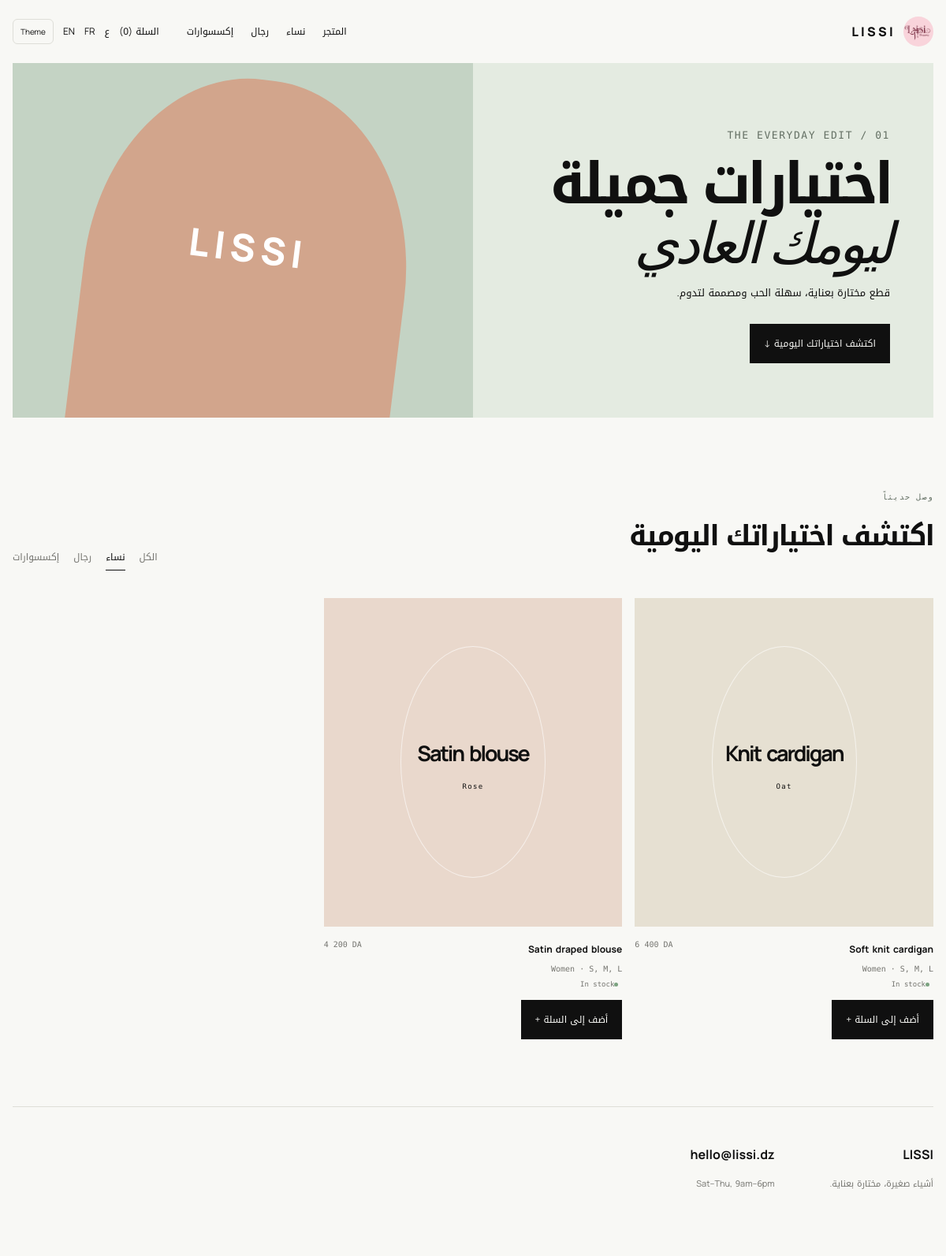
The app's page /?category=Women&lang=ar with its own data.
### tables this page shows
CREATE TABLE products (
  id INT UNSIGNED AUTO_INCREMENT PRIMARY KEY,
  name VARCHAR(160) NOT NULL,
  short_name VARCHAR(80) NOT NULL,
  category VARCHAR(40) NOT NULL,
  description TEXT NOT NULL,
  price DECIMAL(10,2) NOT NULL,
  stock INT UNSIGNED NOT NULL DEFAULT 0,
  sizes VARCHAR(120) NOT NULL DEFAULT 'One size',
  color VARCHAR(60) NOT NULL DEFAULT 'Natural',
  image_color VARCHAR(20) NOT NULL DEFAULT '#e4ebe1',
  image_path VARCHAR(255) DEFAULT NULL,
  active TINYINT(1) NOT NULL DEFAULT 1,
  created_at TIMESTAMP DEFAULT CURRENT_TIMESTAMP
);

### config.php (called while the page is built)
<?php
return [
    'db_host' => 'YOUR_MYSQL_HOST',
    'db_name' => 'YOUR_DATABASE_NAME',
    'db_user' => 'YOUR_DATABASE_USER',
    'db_pass' => 'YOUR_DATABASE_PASSWORD',
    'admin_user' => 'admin',
    'admin_password' => 'CHANGE_THIS_PASSWORD',
    'currency' => 'DA',
    'recaptcha_site_key' => 'YOUR_RECAPTCHA_SITE_KEY',
    'recaptcha_secret_key' => 'YOUR_RECAPTCHA_SECRET_KEY',
];

### index.php (the view, shortened to what this page needs)
<?php
require __DIR__ . '/functions.php';
$lang = current_lang();
$view = $_GET['view'] ?? 'shop'; $category = $_GET['category'] ?? ''; $query = $_GET['q'] ?? '';
$statement = db()->prepare('SELECT * FROM products WHERE active=1 AND (?="" OR category=?) AND (name LIKE ? OR description LIKE ?) ORDER BY id DESC');
$like = "%$query%"; $statement->execute([$category, $category, $like, $like]); $products = $statement->fetchAll();
$lines = cart_products(); $subtotal = array_reduce($lines, fn($sum, $line) => $sum + $line['price'] * $line['quantity'], 0); $shipping = $lines ? 700 : 0;
function product_art(array $product): string { $image = !empty($product['image_path']) ? '<img src="' . e($product['image_path']) . '" alt="' . e($product['name']) . '">' : '<strong>' . e($product['short_name']) . '</strong><small>' . e($product['color']) . '</small>'; return '<div class="art" style="background:' . e($product['image_color']) . '">' . $image . '</div>'; }
?><!doctype html><html lang="<?= $lang ?>" dir="<?= $lang === 'ar' ? 'rtl' : 'ltr' ?>"><head><meta charset="utf-8"><meta name="viewport" content="width=device-width,initial-scale=1"><title>Lissi | <?= text('shop') ?></title><link rel="stylesheet" href="style.css"></head><body><header class="header shell"><a class="brand" href="index.php"><img src="assets/logo.jpeg" alt="Lissi"><span>LISSI</span></a><nav class="nav"><a href="index.php?lang=<?= $lang ?>"><?= text('shop') ?></a><a href="?category=Women&lang=<?= $lang ?>"><?= text('women') ?></a><a href="?category=Men&lang=<?= $lang ?>"><?= text('men') ?></a><a href="?category=Accessories&lang=<?= $lang ?>"><?= text('accessories') ?></a></nav><div class="header-tools"><a class="bag" href="?view=cart&lang=<?= $lang ?>"><?= text('bag') ?> (<?= cart_count() ?>)</a><a href="?lang=ar">ع</a><a href="?lang=fr">FR</a><a href="?lang=en">EN</a><button class="theme-toggle" type="button" data-theme-toggle>Theme</button></div></header><?php if ($view === 'cart'): ?><section class="section shell"><p class="eyebrow"><?= text('bag') ?></p><h2><?= text('bag') ?></h2><?php if (!$lines): ?><p><?= $lang === 'ar' ? 'السلة فارغة حالياً.' : 'Your bag is waiting for something good.' ?> <a href="index.php?lang=<?= $lang ?>"><?= text('shop') ?></a></p><?php else: ?><?php foreach ($lines as $line): ?><div class="line"><?= product_art($line) ?><div><b><?= e($line['name']) ?></b><span><?= money($line['price']) ?></span><div class="step"><a href="?view=cart&action=minus&id=<?= $line['id'] ?>&lang=<?= $lang ?>">−</a><span><?= $line['quantity'] ?></span><a href="?view=cart&action=add&id=<?= $line['id'] ?>&lang=<?= $lang ?>">+</a><form method="post"><input type="hidden" name="csrf" value="<?= csrf() ?>"><input type="hidden" name="action" value="remove"><input type="hidden" name="product_id" value="<?= $line['id'] ?>"><button type="submit">×</button></form></div></div></div><?php endforeach; ?><div class="summary"><div><span>Subtotal</span><b><?= money($subtotal) ?></b></div><div><span>Delivery</span><b><?= money($shipping) ?></b></div><div class="total"><span>Total</span><b><?= money($subtotal + $shipping) ?></b></div><a class="dark" href="checkout.php?lang=<?= $lang ?>"><?= text('checkout') ?> →</a></div><?php endif; ?></section><?php else: ?><section class="hero shell"><div class="hero-copy"><p class="eyebrow">The everyday edit / 01</p><h1><?= $lang === 'ar' ? 'اختيارات جميلة<br><em>ليومك العادي</em>' : 'Good things,<br><em>beautifully</em> chosen.' ?></h1><p><?= $lang === 'ar' ? 'قطع مختارة بعناية، سهلة الحب ومصممة لتدوم.' : 'Thoughtful pieces for the way you live now. Easy to love, made to last.' ?></p><a class="dark" href="#catalog"><?= text('find') ?> ↓</a></div><div class="hero-art"></div></section><section id="catalog" class="section shell"><div class="section-head"><div><p class="eyebrow"><?= $lang === 'ar' ? 'وصل حديثاً' : 'Just in' ?></p><h2><?= text('find') ?></h2></div><div class="filters"><a class="<?= !$category ? 'active' : '' ?>" href="?lang=<?= $lang ?>"><?= text('all') ?></a><a class="<?= $category === 'Women' ? 'active' : '' ?>" href="?category=Women&lang=<?= $lang ?>"><?= text('women') ?></a><a class="<?= $category === 'Men' ? 'active' : '' ?>" href="?category=Men&lang=<?= $lang ?>"><?= text('men') ?></a><a class="<?= $category === 'Accessories' ? 'active' : '' ?>" href="?category=Accessories&lang=<?= $lang ?>"><?= text('accessories') ?></a></div></div><div class="grid"><?php foreach ($products as $product): ?><article class="card"><form method="post"><?= product_art($product) ?><div class="meta"><div><b><?= e($product['name']) ?></b><span><?= e($product['category']) ?> · <?= e($product['sizes']) ?></span></div><b><?= money($product['price']) ?></b></div><div class="stock <?= $product['stock'] < 5 ? 'low' : '' ?>"><i></i><?= $product['stock'] < 5 ? 'Only ' . $product['stock'] . ' left' : 'In stock' ?></div><input type="hidden" name="csrf" value="<?= csrf() ?>"><input type="hidden" name="action" value="add"><input type="hidden" name="product_id" value="<?= $product['id'] ?>"><button class="dark" type="submit"><?= text('add') ?> +</button></form></article><?php endforeach; ?></div></section><?php endif; ?><footer class="footer shell"><div><b>LISSI</b><p><?= $lang === 'ar' ? 'أشياء صغيرة، مختارة بعناية.' : 'Little things, thoughtfully chosen.' ?></p></div><div><b>hello@lissi.dz</b><p>Sat–Thu, 9am–6pm</p></div></footer><script>const toggle=document.querySelector('[data-theme-toggle]'),saved=localStorage.getItem('lissi-theme');if(saved)document.documentElement.dataset.theme=saved;toggle?.addEventListener('click',()=>{const next=document.documentElement.dataset.theme==='dark'?'light':'dark';document.documentElement.dataset.theme=next;localStorage.setItem('lissi-theme',next)});</script></body></html>

### functions.php (shortened to what this page needs)
<?php
$config = file_exists(__DIR__ . '/config.local.php') ? require __DIR__ . '/config.local.php' : require __DIR__ . '/config.php';
function db(): PDO {
    global $config;
    static $pdo;
    if (!$pdo) {
        $pdo = new PDO(
            "mysql:host={$config['db_host']};dbname={$config['db_name']};charset=utf8mb4",
            $config['db_user'],
            $config['db_pass'],
            [PDO::ATTR_ERRMODE => PDO::ERRMODE_EXCEPTION, PDO::ATTR_DEFAULT_FETCH_MODE => PDO::FETCH_ASSOC]
        );
    }
    return $pdo;
}
function money($amount): string { global $config; return '<span class="money" dir="ltr">' . number_format((float)$amount, 0, ',', ' ') . ' ' . e($config['currency']) . '</span>'; }
function cart(): array { return $_SESSION['cart'] ?? []; }
function cart_count(): int { return array_sum(cart()); }
function e(string $value): string { return htmlspecialchars($value, ENT_QUOTES, 'UTF-8'); }
function current_lang(): string { $lang = $_GET['lang'] ?? $_SESSION['lang'] ?? 'ar'; if (!in_array($lang, ['ar', 'fr', 'en'], true)) $lang = 'ar'; $_SESSION['lang'] = $lang; return $lang; }
function text(string $key): string { $lang = current_lang(); $words = [
    'shop'=>['ar'=>'المتجر','fr'=>'Boutique','en'=>'Shop'], 'women'=>['ar'=>'نساء','fr'=>'Femme','en'=>'Women'], 'men'=>['ar'=>'رجال','fr'=>'Homme','en'=>'Men'], 'accessories'=>['ar'=>'إكسسوارات','fr'=>'Accessoires','en'=>'Accessories'], 'bag'=>['ar'=>'السلة','fr'=>'Panier','en'=>'Bag'], 'all'=>['ar'=>'الكل','fr'=>'Tout','en'=>'All'], 'find'=>['ar'=>'اكتشف اختياراتك اليومية','fr'=>'Trouvez votre quotidien','en'=>'Find your everyday'], 'add'=>['ar'=>'أضف إلى السلة','fr'=>'Ajouter au panier','en'=>'Add to bag'], 'checkout'=>['ar'=>'إتمام الطلب','fr'=>'Commander','en'=>'Checkout'], 'cod'=>['ar'=>'الدفع عند الاستلام','fr'=>'Paiement à la livraison','en'=>'Cash on delivery'], 'details'=>['ar'=>'معلومات التوصيل','fr'=>'Détails de livraison','en'=>'Delivery details'], 'name'=>['ar'=>'الاسم الكامل','fr'=>'Nom complet','en'=>'Full name'], 'phone'=>['ar'=>'رقم الهاتف','fr'=>'Numéro de téléphone','en'=>'Phone number'], 'wilaya'=>['ar'=>'الولاية','fr'=>'Wilaya','en'=>'Wilaya'], 'commune'=>['ar'=>'البلدية','fr'=>'Commune','en'=>'Commune'], 'home'=>['ar'=>'التوصيل إلى المنزل','fr'=>'À domicile','en'=>'Home delivery'], 'bureau'=>['ar'=>'التوصيل إلى المكتب','fr'=>'Bureau','en'=>'Bureau pickup'], 'save'=>['ar'=>'حفظ التغييرات','fr'=>'Enregistrer','en'=>'Save changes'], 'orders'=>['ar'=>'طلبات الزبائن','fr'=>'Commandes clients','en'=>'Customer orders'], 'inventory'=>['ar'=>'المخزون','fr'=>'Stock','en'=>'Inventory'], 'logout'=>['ar'=>'تسجيل الخروج','fr'=>'Déconnexion','en'=>'Log out'], 'login'=>['ar'=>'تسجيل الدخول','fr'=>'Connexion','en'=>'Sign in'], 'admin'=>['ar'=>'لوحة التحكم','fr'=>'Administration','en'=>'Admin'], 'status'=>['ar'=>'الحالة','fr'=>'Statut','en'=>'Status'], 'new'=>['ar'=>'جديد','fr'=>'Nouveau','en'=>'New'], 'confirmed'=>['ar'=>'مؤكد','fr'=>'Confirmé','en'=>'Confirmed'], 'shipped'=>['ar'=>'تم الشحن','fr'=>'Expédié','en'=>'Shipped'], 'cancelled'=>['ar'=>'ملغى','fr'=>'Annulé','en'=>'Cancelled'],
]; return $words[$key][$lang] ?? $words[$key]['en'] ?? $key; }

### style.css (style rules this page uses)
:root { --ink:#101010;--paper:#f8f8f5;--line:#deded8;--muted:#757570;--green:#e4ebe1;--panel:#fff }
* { box-sizing:border-box }
body { margin:0;background:var(--paper);color:var(--ink);font-family:Manrope,'Noto Kufi Arabic',sans-serif }
html[dir=rtl] body { font-family:'Noto Kufi Arabic',Manrope,sans-serif }
.shell { width:min(1180px,calc(100% - 32px));margin:auto }
button,input,select { font:inherit }
button { cursor:pointer }
.header,.admin-head,.dashboard-title { align-items:center;display:flex;gap:35px;height:80px;justify-content:space-between }
.brand { align-items:center;color:inherit;display:flex;gap:10px;font-weight:800;letter-spacing:.2em;text-decoration:none }
.brand img { border-radius:50%;height:38px;object-fit:cover;width:38px }
.nav { display:flex;gap:22px;margin-right:auto }
.nav a,.bag,.header-tools a { color:inherit;text-decoration:none;font-size:12px }
.header-tools { align-items:center;display:flex;gap:12px }
.theme-toggle { background:transparent;border:1px solid var(--line);border-radius:6px;color:var(--ink);font-size:0;height:32px;padding:0 9px }
.theme-toggle:after { content:'Theme';font:10px 'DM Mono' }
.hero { background:var(--green);display:grid;grid-template-columns:1fr 1fr;min-height:450px;overflow:hidden }
.hero-copy { align-self:center;padding:55px }
.eyebrow { color:#647064;font:10px 'DM Mono';letter-spacing:.12em;text-transform:uppercase }
.hero h1 { font-size:clamp(44px,6vw,75px);letter-spacing:-.07em;line-height:1.05;margin:14px 0 }
.hero h1 em { font-family:Georgia,serif;font-weight:400 }
.hero p { font-size:13px;line-height:1.6;max-width:290px }
.hero-art { background:#c4d3c4;position:relative }
.hero-art:after { background:#d2a58c;border-radius:48% 48% 0 0;bottom:-100px;content:'LISSI';color:#fff;font-size:48px;font-weight:800;letter-spacing:.13em;padding-top:170px;position:absolute;text-align:center;transform:rotate(7deg);width:70%;height:80%;left:15% }
.dark { background:var(--ink);border:0;color:var(--paper);display:inline-block;font-size:12px;margin-top:15px;padding:14px 18px;text-decoration:none }
.section { padding:85px 0 }
.section-head { align-items:end;display:flex;justify-content:space-between;margin-bottom:35px }
.section h2,.dashboard-title h2 { font-size:36px;letter-spacing:-.06em;margin:10px 0 }
.filters { display:flex;gap:18px }
.filters a { color:var(--muted);font-size:12px;text-decoration:none }
.filters a.active { border-bottom:1px solid var(--ink);color:var(--ink);padding-bottom:5px }
.grid { display:grid;gap:28px 16px;grid-template-columns:repeat(3,1fr) }
.art { align-items:center;aspect-ratio:1/1.1;display:flex;flex-direction:column;justify-content:center;position:relative;text-align:center }
.art:after { border:1px solid #ffffff99;border-radius:50%;content:'';height:70%;position:absolute;width:48% }
.art strong,.art small { z-index:1 }
.art strong { font-size:27px;letter-spacing:-.08em }
.art small { font:9px 'DM Mono';letter-spacing:.15em;margin-top:10px }
.meta { display:flex;justify-content:space-between;padding-top:12px }
.meta b { font-size:12px }
.meta span,.line span { color:var(--muted);display:block;font:10px 'DM Mono';margin-top:5px }
.stock { color:var(--muted);font:9px 'DM Mono';margin-top:9px }
.stock i { background:#7ca381;border-radius:50%;display:inline-block;height:5px;margin-right:5px;width:5px }
.money { direction:ltr;display:inline-block;unicode-bidi:isolate;white-space:nowrap }
.footer { border-top:1px solid var(--line);display:flex;gap:70px;padding:45px 0 70px }
.footer p,.muted { color:var(--muted);font-size:11px }
.theme-toggle:after { content:none!important }
.theme-toggle { font-size:10px!important }

### records on screen
products: short_name "Knit cardigan", color "Oat", name "Soft knit cardigan", category "Women", sizes "S, M, L", price "6 400", stock "In stock"
products: short_name "Satin blouse", color "Rose", name "Satin draped blouse", category "Women", sizes "S, M, L", price "4 200", stock "In stock"

### other values on screen
text('shop') "المتجر"
text('women') "نساء"
text('men') "رجال"
text('accessories') "إكسسوارات"
text('bag') "السلة"
cart_count() "0"
text('find') "اكتشف اختياراتك اليومية"
text('all') "الكل"
